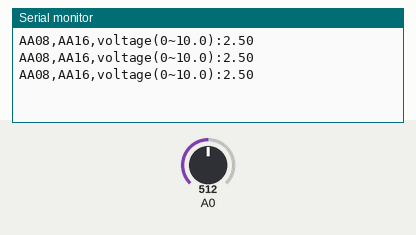
Simulated run of this sketch. Board: Arduino Uno, built with avr-gcc and run on an emulated ATmega328P. On the bench: the last lines printed to the serial monitor. The test bench sets the inputs (shaded band); at power-on: A0 = 512.

Above: at 1.3 s.
1.4 s: A0 set to 716
At 1.9 s:
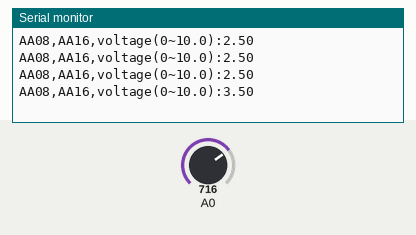
2.9 s: A0 set to 900
At 3.4 s:
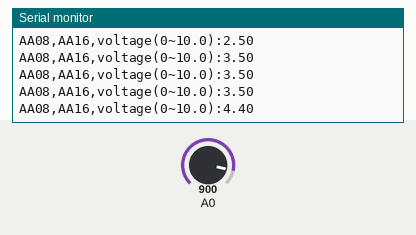
Timing chart, 0 to 5.9 s (numbered marks = the images above; inputs shaded):
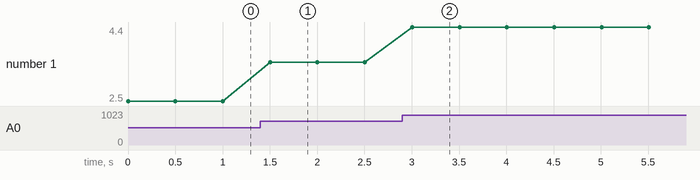

Measured:
- after the input at 1.4 s, the serial monitor: prints a new line after 0.10 s (image 1)
- after the input at 2.9 s, the serial monitor: prints a new line after 0.10 s (image 2)
- plotted number 1: 2.5 → 3.5 after the input at 1.4 s, 3.5 → 4.4 after the input at 2.9 s

The sketch:

sketch06_analog_read.ino
```cpp
void setup() {
  // put your setup code here, to run once:
Serial.begin(9600);
}

void loop() {
  // put your main code here, to run repeatedly:
 int sensorValue=analogRead(A0);
 Serial.print("AA08,AA16,voltage(0~10.0):");
 float voltage=sensorValue*(5.0/1023.0);
 Serial.println(voltage);
 delay(500);
}
```
